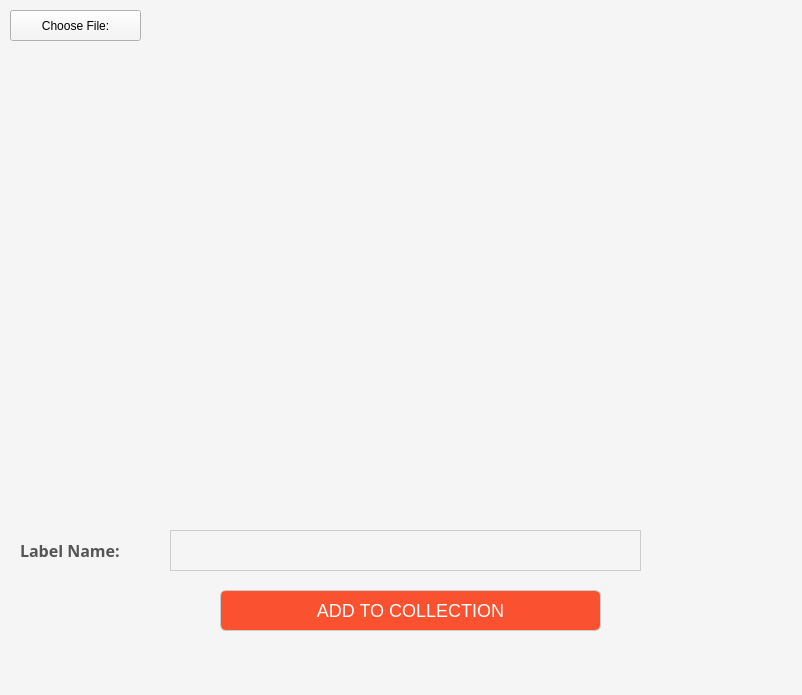
<?xml version="1.0" encoding="UTF-8"?>
<ui version="4.0">
 <class>MainWindow</class>
 <widget class="QMainWindow" name="MainWindow">
  <property name="geometry">
   <rect>
    <x>0</x>
    <y>0</y>
    <width>802</width>
    <height>695</height>
   </rect>
  </property>
  <property name="windowTitle">
   <string>MainWindow</string>
  </property>
  <property name="styleSheet">
   <string notr="true">background-color: #f5f5f5;</string>
  </property>
  <widget class="QWidget" name="centralwidget">
   <widget class="QPushButton" name="btnInput">
    <property name="geometry">
     <rect>
      <x>10</x>
      <y>10</y>
      <width>131</width>
      <height>31</height>
     </rect>
    </property>
    <property name="cursor">
     <cursorShape>PointingHandCursor</cursorShape>
    </property>
    <property name="text">
     <string>Choose File:</string>
    </property>
   </widget>
   <widget class="QLabel" name="lbImg">
    <property name="geometry">
     <rect>
      <x>10</x>
      <y>50</y>
      <width>771</width>
      <height>461</height>
     </rect>
    </property>
    <property name="styleSheet">
     <string notr="true">text-align: center</string>
    </property>
    <property name="text">
     <string/>
    </property>
    <property name="scaledContents">
     <bool>true</bool>
    </property>
   </widget>
   <widget class="QTextEdit" name="txtLabel">
    <property name="geometry">
     <rect>
      <x>170</x>
      <y>530</y>
      <width>471</width>
      <height>41</height>
     </rect>
    </property>
    <property name="font">
     <font>
      <family>JetBrains Mono</family>
      <pointsize>12</pointsize>
     </font>
    </property>
    <property name="styleSheet">
     <string notr="true">padding: 1px;
border: 1px solid #ccc</string>
    </property>
    <property name="html">
     <string>&lt;!DOCTYPE HTML PUBLIC &quot;-//W3C//DTD HTML 4.0//EN&quot; &quot;http://www.w3.org/TR/REC-html40/strict.dtd&quot;&gt;
&lt;html&gt;&lt;head&gt;&lt;meta name=&quot;qrichtext&quot; content=&quot;1&quot; /&gt;&lt;style type=&quot;text/css&quot;&gt;
p, li { white-space: pre-wrap; }
&lt;/style&gt;&lt;/head&gt;&lt;body style=&quot; font-family:'JetBrains Mono'; font-size:12pt; font-weight:400; font-style:normal;&quot;&gt;
&lt;p style=&quot;-qt-paragraph-type:empty; margin-top:0px; margin-bottom:0px; margin-left:0px; margin-right:0px; -qt-block-indent:0; text-indent:0px;&quot;&gt;&lt;br /&gt;&lt;/p&gt;&lt;/body&gt;&lt;/html&gt;</string>
    </property>
   </widget>
   <widget class="QLabel" name="label">
    <property name="geometry">
     <rect>
      <x>20</x>
      <y>530</y>
      <width>141</width>
      <height>41</height>
     </rect>
    </property>
    <property name="font">
     <font>
      <family>JetBrains Mono</family>
      <pointsize>12</pointsize>
      <weight>75</weight>
      <bold>true</bold>
     </font>
    </property>
    <property name="styleSheet">
     <string notr="true">color: #555</string>
    </property>
    <property name="text">
     <string>Label Name:</string>
    </property>
   </widget>
   <widget class="QPushButton" name="btnAdd">
    <property name="geometry">
     <rect>
      <x>220</x>
      <y>590</y>
      <width>381</width>
      <height>41</height>
     </rect>
    </property>
    <property name="cursor">
     <cursorShape>PointingHandCursor</cursorShape>
    </property>
    <property name="styleSheet">
     <string notr="true">background-color: #fa5230;
border: 1px solid #ccc;
color: #fff;
font-size: 18px;
border-radius: 6px;</string>
    </property>
    <property name="text">
     <string>ADD TO COLLECTION</string>
    </property>
   </widget>
   <widget class="QLabel" name="lbStatus">
    <property name="geometry">
     <rect>
      <x>210</x>
      <y>10</y>
      <width>421</width>
      <height>31</height>
     </rect>
    </property>
    <property name="font">
     <font>
      <pointsize>-1</pointsize>
     </font>
    </property>
    <property name="styleSheet">
     <string notr="true">color: green;
font-size: 20px;</string>
    </property>
    <property name="text">
     <string/>
    </property>
   </widget>
  </widget>
  <widget class="QMenuBar" name="menubar">
   <property name="geometry">
    <rect>
     <x>0</x>
     <y>0</y>
     <width>802</width>
     <height>26</height>
    </rect>
   </property>
  </widget>
  <widget class="QStatusBar" name="statusbar"/>
 </widget>
 <resources/>
 <connections/>
</ui>
